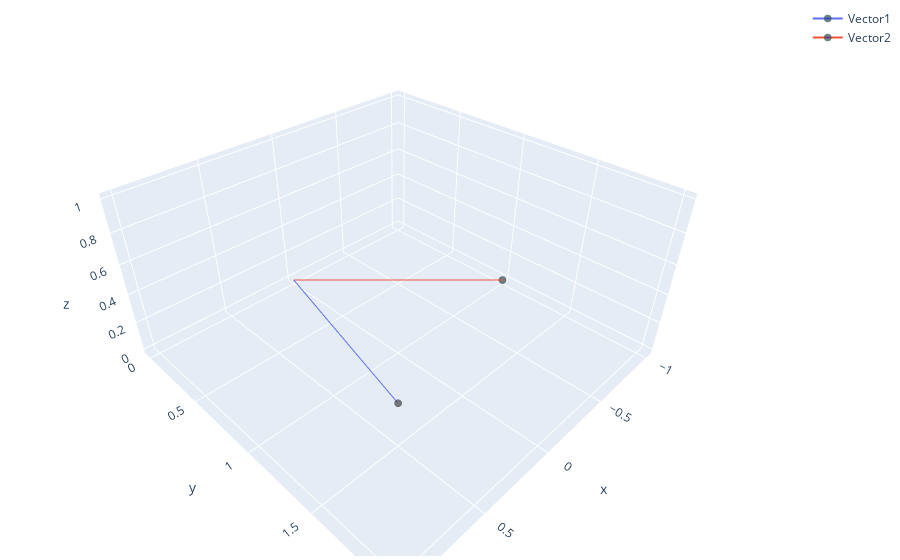

Source (notebook cell):
### Markdown cell above
# Lecture 1 (Vectors)

This notebook will illustrate how to apply the maths discussed in the lecture using Python.

In these notebooks, we will adopt the following prefix convention when naming variables:

```
's' (e.g. sDotProduct) means the variable is a scalar
'v' (e.g. vCrossProduct) means the variable is a vector
'm' (e.g. mA) means the variable is a matrix
```

### Code cell
# Let's define two vectors, by listing their components
vA = [1, 2, 1]
vB = [-1, 1, 0]

# Convert vA and vB from a list to an array so we can use numpy 
# to perform vector operations on them.
vA = numpy.array(vA)
vB = numpy.array(vB)

print("Plot of vA (blue) and vB (red)")
vector_plot([vA,vB])

### Figure 1 — Plotly figure (JSON) as saved in the notebook; plotly's stock layout.template omitted (floating-point values rounded to 4 significant figures)
{"data": [{"marker": {"color": ["blue"], "line": {"color": "DarkSlateGrey", "width": 5}, "size": [0, 5]}, "name": "Vector1", "type": "scatter3d", "x": [0, 1], "y": [0, 2], "z": [0, 1]}, {"marker": {"color": ["blue"], "line": {"color": "DarkSlateGrey", "width": 5}, "size": [0, 5]}, "name": "Vector2", "type": "scatter3d", "x": [0, -1], "y": [0, 1], "z": [0, 0]}], "layout": {"margin": {"b": 4, "l": 4, "r": 4, "t": 4}}}
